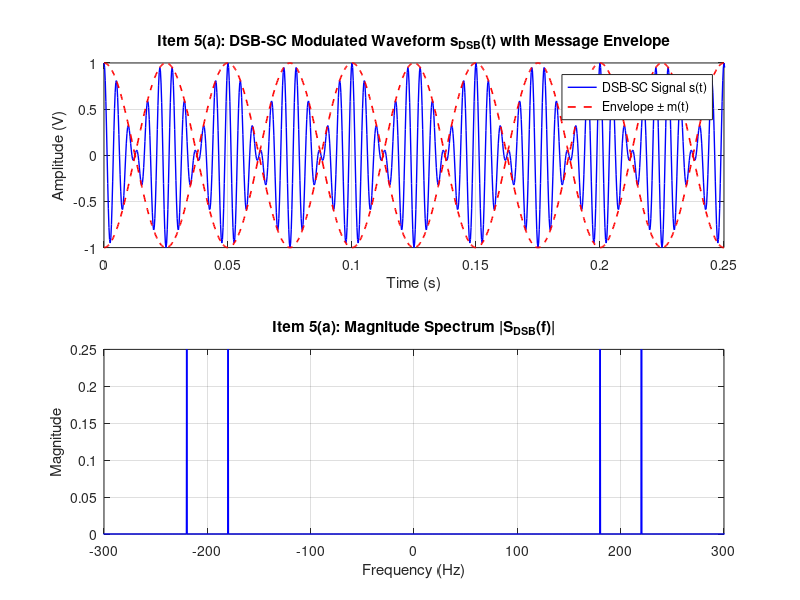
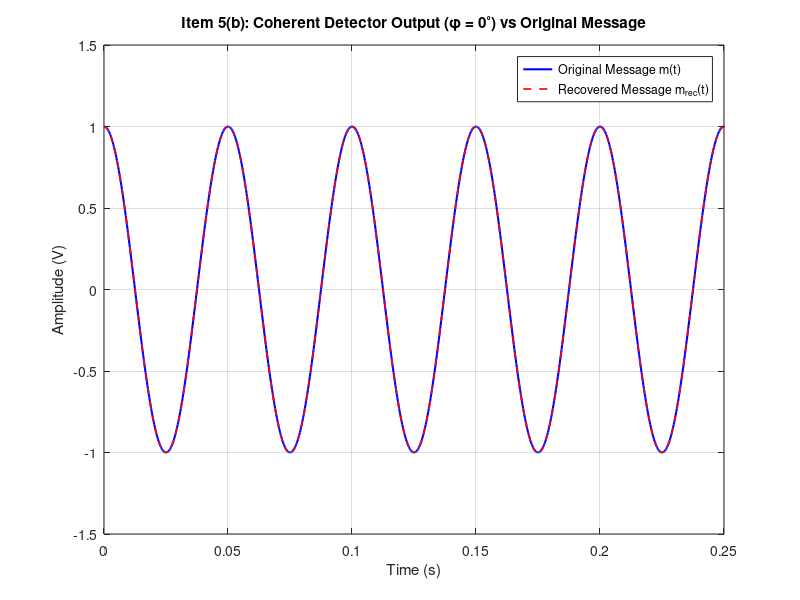
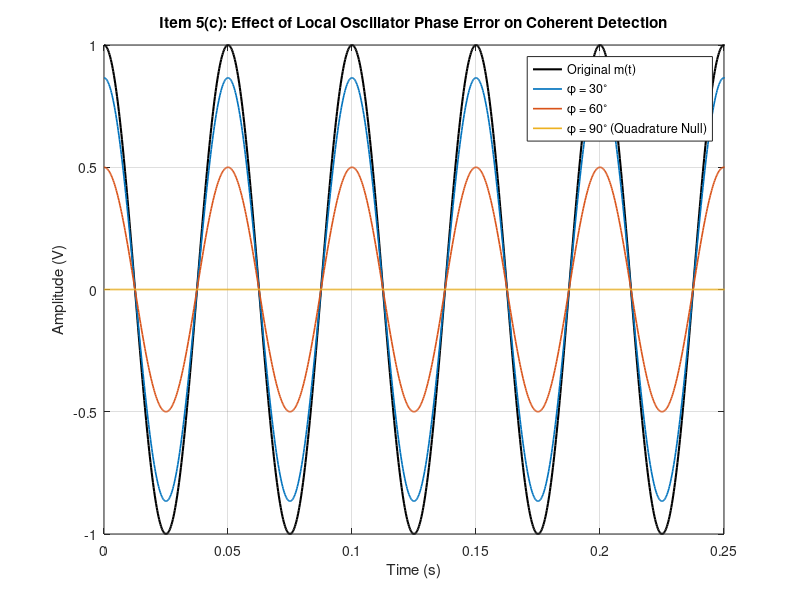
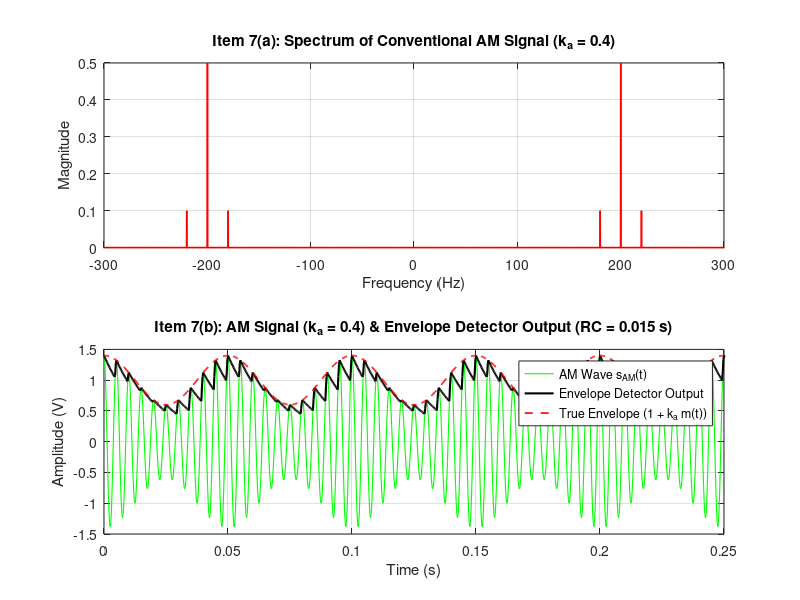

Source code (MATLAB) for these figures, in order:
% =========================================================================
% ECE 351s - Fundamentals of Communication Systems (Fall 2026)
% Simulation Project: Analog Part A - Items 5 & 7
% Author: Student Contribution (Analog Part A Items 5 & 7)
% =========================================================================
clear all; close all; clc;

%% -------------------------------------------------------------------------
% GLOBAL PARAMETERS & MESSAGE SIGNAL GENERATION
% -------------------------------------------------------------------------
fm = 20;               % Message frequency (Hz)
fc = 200;              % Carrier frequency (Hz)
T_total = 5;           % Signal duration (seconds)
fs = 4000;             % Sampling frequency (Hz) - well above Nyquist
dt = 1/fs;             % Sampling interval (seconds)
t = 0:dt:(T_total - dt);% Time vector (0 to 5 seconds)
N = length(t);         % Total number of samples

% Defined message signal m(t) = cos(2*pi*20*t) for 0 < t < 5 s
m_t = cos(2 * pi * fm * t);

% Frequency vector for FFT plotting (in Hz, centered at 0 Hz)
f = linspace(-fs/2, fs/2, N);

%% =========================================================================
% ITEM 5: DOUBLE SIDEBAND - SUPPRESSED CARRIER (DSB-SC) MODULATION
% =========================================================================
fprintf('--- Running Item 5: DSB-SC Modulation & Coherent Detection ---\n');

% Item 5.a: DSB-SC Modulation
c_t = cos(2 * pi * fc * t);          % Carrier signal
s_dsbsc = m_t .* c_t;                % DSB-SC Modulated Signal

% Compute Spectrum using basic FFT math
S_dsbsc_fft = fftshift(fft(s_dsbsc)) / N;
S_dsbsc_mag = abs(S_dsbsc_fft);

% Estimate Bandwidth (1% max threshold criterion)
max_mag_dsb = max(S_dsbsc_mag);
idx_dsb = find(S_dsbsc_mag >= 0.01 * max_mag_dsb);
f_dsb_active = abs(f(idx_dsb));
bw_dsbsc_sim = 2 * (max(f_dsb_active) - fc); % BW = 2 * fm
fprintf('DSB-SC Estimated Bandwidth: %.2f Hz (Theoretical: %.2f Hz)\n', ...
    bw_dsbsc_sim, 2*fm);

% Plotting Item 5.a Waveform & Spectrum
figure('Name', 'Item 5a: DSB-SC Signal & Spectrum');
subplot(2,1,1);
plot(t, s_dsbsc, 'b', 'LineWidth', 1); hold on;
plot(t, m_t, 'r--', 'LineWidth', 1.2);
plot(t, -m_t, 'r--', 'LineWidth', 1.2);
title('Item 5(a): DSB-SC Modulated Waveform s_{DSB}(t) with Message Envelope');
xlabel('Time (s)'); ylabel('Amplitude (V)');
legend('DSB-SC Signal s(t)', 'Envelope \pm m(t)'); grid on; xlim([0 0.25]);

subplot(2,1,2);
plot(f, S_dsbsc_mag, 'b', 'LineWidth', 1.2);
title('Item 5(a): Magnitude Spectrum |S_{DSB}(f)|');
xlabel('Frequency (Hz)'); ylabel('Magnitude');
grid on; xlim([-300 300]);

% -------------------------------------------------------------------------
% Item 5.b: Coherent Demodulation (Ideal Phase: phi = 0)
% -------------------------------------------------------------------------
% Multiply received signal by local oscillator 2*cos(w_c*t)
v_mult_ideal = s_dsbsc .* (2 * cos(2 * pi * fc * t));

% Frequency-domain Ideal Low Pass Filter (Cutoff at W = 40 Hz)
V_ideal_fft = fftshift(fft(v_mult_ideal)) / N;
LPF_mask = abs(f) <= (fm + 10); % Pass frequencies up to 30 Hz
m_rec_ideal = real(ifft(ifftshift(V_ideal_fft .* LPF_mask))) * N;

figure('Name', 'Item 5b: Coherent Detection (Ideal Phase)');
plot(t, m_t, 'b', 'LineWidth', 1.5); hold on;
plot(t, m_rec_ideal, 'r--', 'LineWidth', 1.2);
title('Item 5(b): Coherent Detector Output (\phi = 0^\circ) vs Original Message');
xlabel('Time (s)'); ylabel('Amplitude (V)');
legend('Original Message m(t)', 'Recovered Message m_{rec}(t)');
grid on; xlim([0 0.25]);

% -------------------------------------------------------------------------
% Item 5.c: Phase Error Analysis (phi = 30 deg, 60 deg, 90 deg)
% -------------------------------------------------------------------------
phases_deg = [30, 60, 90];
m_rec_phase = zeros(length(phases_deg), N);

figure('Name', 'Item 5c: Coherent Detection with Phase Errors');
plot(t, m_t, 'k', 'LineWidth', 1.5); hold on;

for k = 1:length(phases_deg)
    phi_rad = deg2rad(phases_deg(k));
    v_mult_phase = s_dsbsc .* (2 * cos(2 * pi * fc * t + phi_rad));
    V_phase_fft = fftshift(fft(v_mult_phase)) / N;
    m_rec_phase(k, :) = real(ifft(ifftshift(V_phase_fft .* LPF_mask))) * N;

    plot(t, m_rec_phase(k, :), 'LineWidth', 1.2, ...
        'DisplayName', sprintf('Demodulated (\\phi = %d^\\circ)', phases_deg(k)));
end

title('Item 5(c): Effect of Local Oscillator Phase Error on Coherent Detection');
xlabel('Time (s)'); ylabel('Amplitude (V)');
legend('Original m(t)', '\phi = 30^\circ', '\phi = 60^\circ', '\phi = 90^\circ (Quadrature Null)');
grid on; xlim([0 0.25]);

%% =========================================================================
% ITEM 7: CONVENTIONAL AMPLITUDE MODULATION (AM) & ENVELOPE DETECTOR
% =========================================================================
fprintf('\n--- Running Item 7: Conventional AM & Envelope Detector ---\n');

% -------------------------------------------------------------------------
% Item 7.a & 7.b: Normal Modulation (ka = 0.4, mu = 0.4)
% -------------------------------------------------------------------------
ka1 = 0.4;
s_am1 = (1 + ka1 * m_t) .* cos(2 * pi * fc * t);

% Compute Spectrum
S_am1_fft = fftshift(fft(s_am1)) / N;
S_am1_mag = abs(S_am1_fft);

% Envelope Detector Algorithm (Diode + RC Circuit Simulation)
% Discrete update: V_out[n] = max(s_am[n], V_out[n-1] * exp(-dt/RC))
RC_opt = 0.015; % Chosen such that 1/fc (0.005s) << RC << 1/fm (0.05s) and RC <= sqrt(1-mu^2)/(2*pi*fm*mu)
v_env1 = zeros(1, N);
v_out = 0;
decay_factor_opt = exp(-dt / RC_opt);

for n = 1:N
    v_in = s_am1(n);
    if v_in > v_out
        v_out = v_in; % Diode conducts (charge)
    else
        v_out = v_out * decay_factor_opt; % Diode cuts off (discharge)
    end
    v_env1(n) = v_out;
end

% Remove DC Component to recover AC Message
v_env1_ac = v_env1 - mean(v_env1);
v_env1_ac_scaled = v_env1_ac / ka1; % Scale back amplitude

figure('Name', 'Item 7a & 7b: Conventional AM (ka = 0.4)');
subplot(2,1,1);
plot(f, S_am1_mag, 'r', 'LineWidth', 1.2);
title('Item 7(a): Spectrum of Conventional AM Signal (k_a = 0.4)');
xlabel('Frequency (Hz)'); ylabel('Magnitude');
grid on; xlim([-300 300]);

subplot(2,1,2);
plot(t, s_am1, 'g', 'LineWidth', 0.8); hold on;
plot(t, v_env1, 'k', 'LineWidth', 1.5);
plot(t, (1 + ka1 * m_t), 'r--', 'LineWidth', 1.2);
title(sprintf('Item 7(b): AM Signal (k_a = 0.4) & Envelope Detector Output (RC = %.3f s)', RC_opt));
xlabel('Time (s)'); ylabel('Amplitude (V)');
legend('AM Wave s_{AM}(t)', 'Envelope Detector Output', 'True Envelope (1 + k_a m(t))');
grid on; xlim([0 0.25]);

% -------------------------------------------------------------------------
% RC Relaxation Time Comparison (Too Small, Suitable, Too Large)
% -------------------------------------------------------------------------
RC_small = 0.001;  % RC << 1/fc (Excessive ripple)
RC_large = 0.100;  % RC > sqrt(1-mu^2)/(2*pi*fm*mu) (Diagonal clipping)

v_env_small = zeros(1, N); v_env_large = zeros(1, N);
v_out_s = 0; v_out_l = 0;
decay_small = exp(-dt / RC_small); decay_large = exp(-dt / RC_large);

for n = 1:N
    % Small RC
    if s_am1(n) > v_out_s, v_out_s = s_am1(n); else, v_out_s = v_out_s * decay_small; end
    v_env_small(n) = v_out_s;
    % Large RC
    if s_am1(n) > v_out_l, v_out_l = s_am1(n); else, v_out_l = v_out_l * decay_large; end
    v_env_large(n) = v_out_l;
end

figure('Name', 'Item 7b: Effect of RC Time Constant on Demodulation');
plot(t, s_am1, 'Color', [0.7 0.7 0.7]); hold on;
plot(t, v_env_small, 'b', 'LineWidth', 1.2);
plot(t, v_env1, 'g', 'LineWidth', 1.5);
plot(t, v_env_large, 'r', 'LineWidth', 1.5);
title('Item 7(b): Envelope Detector Output for Different RC Values (k_a = 0.4)');
xlabel('Time (s)'); ylabel('Amplitude (V)');
legend('AM Signal', 'Too Small RC (0.001 s - High Ripple)', ...
    'Optimal RC (0.015 s - Good Tracking)', 'Too Large RC (0.100 s - Diagonal Clipping)');
grid on; xlim([0 0.25]);

% -------------------------------------------------------------------------
% Item 7.c: Over-Modulation (ka = 1.5, mu = 1.5)
% -------------------------------------------------------------------------
ka2 = 1.5;
s_am2 = (1 + ka2 * m_t) .* cos(2 * pi * fc * t);

% Compute Spectrum for ka = 1.5
S_am2_fft = fftshift(fft(s_am2)) / N;
S_am2_mag = abs(S_am2_fft);

% Demodulate Over-modulated Signal with Envelope Detector (Optimal RC)
v_env2 = zeros(1, N);
v_out = 0;
for n = 1:N
    v_in = s_am2(n);
    if v_in > v_out
        v_out = v_in;
    else
        v_out = v_out * decay_factor_opt;
    end
    v_env2(n) = v_out;
end

figure('Name', 'Item 7c: Over-modulation Analysis (ka = 1.5)');
subplot(2,1,1);
plot(f, S_am2_mag, 'r', 'LineWidth', 1.2);
title('Item 7(c): Spectrum of Over-modulated AM Signal (k_a = 1.5)');
xlabel('Frequency (Hz)'); ylabel('Magnitude');
grid on; xlim([-300 300]);

subplot(2,1,2);
plot(t, s_am2, 'g', 'LineWidth', 0.8); hold on;
plot(t, v_env2, 'k', 'LineWidth', 1.5);
plot(t, abs(1 + ka2 * m_t), 'r--', 'LineWidth', 1.2);
title('Item 7(c): Over-modulation Waveform (k_a = 1.5) & Envelope Detector Distortion');
xlabel('Time (s)'); ylabel('Amplitude (V)');
legend('Over-modulated AM Wave', 'Envelope Detector Output', 'Rectified True Envelope |1 + k_a m(t)|');
grid on; xlim([0 0.25]);

fprintf('--- Script Execution Completed Successfully ---\n');
